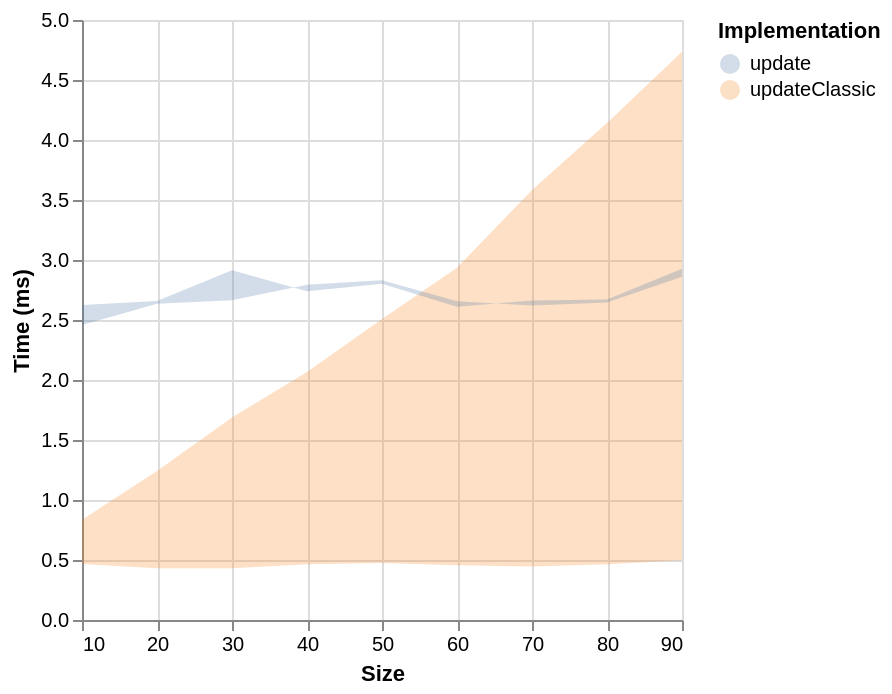

Specify this chart in Vega-Lite:
### Vega-Lite specification from a JSON file in a GitHub repository (floating-point values rounded to 4 significant figures)
{"$schema": "https://vega.github.io/schema/vega-lite/v6.json", "data": {"values": [{"ms": 0.835, "impl": "updateClassic", "case": "worst", "size": 10}, {"ms": 1.242, "impl": "updateClassic", "case": "worst", "size": 20}, {"ms": 1.687, "impl": "updateClassic", "case": "worst", "size": 30}, {"ms": 2.066, "impl": "updateClassic", "case": "worst", "size": 40}, {"ms": 2.509, "impl": "updateClassic", "case": "worst", "size": 50}, {"ms": 2.936, "impl": "updateClassic", "case": "worst", "size": 60}, {"ms": 3.584, "impl": "updateClassic", "case": "worst", "size": 70}, {"ms": 4.142, "impl": "updateClassic", "case": "worst", "size": 80}, {"ms": 4.735, "impl": "updateClassic", "case": "worst", "size": 90}, {"ms": 0.467, "impl": "updateClassic", "case": "best", "size": 10}, {"ms": 0.432, "impl": "updateClassic", "case": "best", "size": 20}, {"ms": 0.432, "impl": "updateClassic", "case": "best", "size": 30}, {"ms": 0.465, "impl": "updateClassic", "case": "best", "size": 40}, {"ms": 0.475, "impl": "updateClassic", "case": "best", "size": 50}, {"ms": 0.456, "impl": "updateClassic", "case": "best", "size": 60}, {"ms": 0.445, "impl": "updateClassic", "case": "best", "size": 70}, {"ms": 0.464, "impl": "updateClassic", "case": "best", "size": 80}, {"ms": 0.498, "impl": "updateClassic", "case": "best", "size": 90}, {"ms": 2.459, "impl": "update", "case": "worst", "size": 10}, {"ms": 2.635, "impl": "update", "case": "worst", "size": 20}, {"ms": 2.665, "impl": "update", "case": "worst", "size": 30}, {"ms": 2.794, "impl": "update", "case": "worst", "size": 40}, {"ms": 2.831, "impl": "update", "case": "worst", "size": 50}, {"ms": 2.657, "impl": "update", "case": "worst", "size": 60}, {"ms": 2.62, "impl": "update", "case": "worst", "size": 70}, {"ms": 2.646, "impl": "update", "case": "worst", "size": 80}, {"ms": 2.86, "impl": "update", "case": "worst", "size": 90}, {"ms": 2.624, "impl": "update", "case": "best", "size": 10}, {"ms": 2.659, "impl": "update", "case": "best", "size": 20}, {"ms": 2.915, "impl": "update", "case": "best", "size": 30}, {"ms": 2.739, "impl": "update", "case": "best", "size": 40}, {"ms": 2.803, "impl": "update", "case": "best", "size": 50}, {"ms": 2.611, "impl": "update", "case": "best", "size": 60}, {"ms": 2.662, "impl": "update", "case": "best", "size": 70}, {"ms": 2.671, "impl": "update", "case": "best", "size": 80}, {"ms": 2.928, "impl": "update", "case": "best", "size": 90}]}, "transform": [{"pivot": "case", "value": "ms", "groupby": ["impl", "size"]}], "mark": {"type": "area", "opacity": 0.25}, "encoding": {"x": {"field": "size", "type": "quantitative", "title": "Size"}, "y": {"field": "best", "type": "quantitative", "title": "Time (ms)"}, "y2": {"field": "worst"}, "color": {"field": "impl", "type": "nominal", "title": "Implementation"}}}
